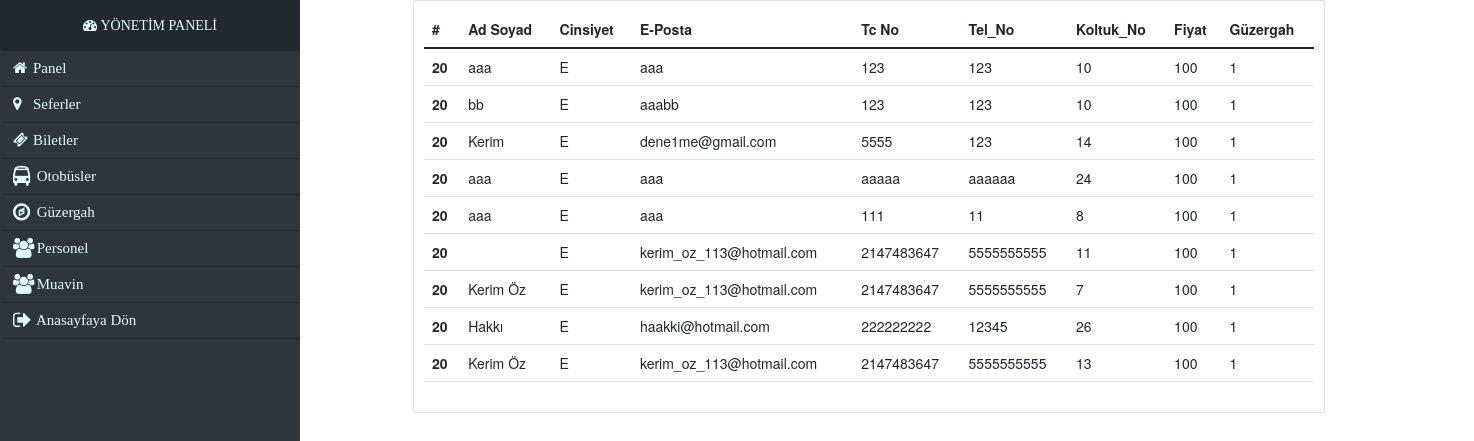
/tum_bilet.php?bilet_id=20, run on the app's committed database.
### tables this page shows
CREATE TABLE `biletler` (
  `id` int(11) NOT NULL,
  `kullanici_id` int(11) DEFAULT NULL,
  `ad_soyad` varchar(250) DEFAULT NULL,
  `cinsiyet` enum('E','K') DEFAULT NULL,
  `eposta` varchar(250) DEFAULT NULL,
  `tc_no` varchar(11) DEFAULT NULL,
  `tel_no` varchar(13) DEFAULT NULL,
  `sefer_id` int(11) DEFAULT NULL,
  `guzergah_id` int(11) DEFAULT NULL,
  `koltuk_no` int(50) DEFAULT NULL,
  `durum` tinyint(4) DEFAULT 0
);

CREATE TABLE `seferler` (
  `id` int(11) NOT NULL,
  `otobus_id` int(11) DEFAULT NULL,
  `kalkis` int(11) DEFAULT NULL,
  `varis` int(11) DEFAULT NULL,
  `k_tarih` datetime DEFAULT NULL,
  `v_tarih` datetime DEFAULT NULL,
  `fiyat` int(11) DEFAULT NULL,
  `firma_id` int(11) DEFAULT NULL,
  `sorumlu_id` int(11) DEFAULT NULL,
  `guzergah_id` int(11) DEFAULT NULL
);

### tum_bilet.php (the view, shortened to what this page needs)
<!DOCTYPE html>
<html lang="en">
<head>
    <link href="//netdna.bootstrapcdn.com/bootstrap/3.2.0/css/bootstrap.min.css" rel="stylesheet" id="bootstrap-css">
    <link href="//maxcdn.bootstrapcdn.com/font-awesome/4.2.0/css/font-awesome.min.css" rel="stylesheet">
    <link rel="stylesheet" href="css/bootstrap.min.css">
    <link rel="stylesheet" href="y_style.css">
    <link rel="stylesheet" href="https://maxcdn.bootstrapcdn.com/bootstrap/3.4.1/css/bootstrap.min.css">
</head>
<body>
    <?php
    include('yonetim_menu.php');
    require_once('baglan.php');
    $sorgu = $db->prepare("SELECT * FROM biletler b
    INNER JOIN seferler s ON b.sefer_id = s.id WHERE s.id=" . (int)$_GET['bilet_id']);
    $sorgu->execute();
    ?>
    <div class="container " style="margin-left: 27%;">
        <div class="card " style="width:80%;">
            <div class="card-body">
                <table class="table">
                    <thead class="thead-dark">
                        <tr>
                            <th scope="col">#</th>
                            <th scope="col">Ad Soyad</th>
                            <th scope="col">Cinsiyet</th>
                            <th scope="col">E-Posta</th>
                            <th scope="col">Tc No</th>
                            <th scope="col">Tel_No</th>
                            <th scope="col">Koltuk_No</th>
                            <th scope="col">Fiyat</th>
                            <th scope="col">Güzergah</th>
                        </tr>
                    </thead>
                    <tbody>
                        <?php
                        foreach ($sorgu as $listele) { ?>
                            <tr>
                                <th scope="row"><?= $listele['id']; ?></th>
                                <td><?= $listele['ad_soyad']; ?></td>
                                <td><?= $listele['cinsiyet']; ?></td>
                                <td><?= $listele['eposta']; ?></td>
                                <td><?= $listele['tc_no']; ?></td>
                                <td><?= $listele['tel_no']; ?></td>
                                <td><?= $listele['koltuk_no']; ?></td>
                                <td><?= $listele['fiyat']; ?></td>
                                <td><?= $listele['guzergah_id']; ?></td>
                            </tr>
                        <?php
                        }
                        ?>
            </div>
        </div>
    </div>
</body>
</html>

### y_style.css (style rules this page uses)
body { margin: 0px; padding: 0px; }

### data on the page
biletler: sefer "20", ad_soyad "aaa", cinsiyet "E", eposta "aaa", tc_no "123", tel_no "123", koltuk_no "10", sefer.fiyat "100", sefer.guzergah_id "1"
biletler: sefer "20", ad_soyad "bb", cinsiyet "E", eposta "aaabb", tc_no "123", tel_no "123", koltuk_no "10", sefer.fiyat "100", sefer.guzergah_id "1"
biletler: sefer "20", ad_soyad "Kerim", cinsiyet "E", eposta "dene1me@gmail.com", tc_no "5555", tel_no "123", koltuk_no "14", sefer.fiyat "100", sefer.guzergah_id "1"
biletler: sefer "20", ad_soyad "aaa", cinsiyet "E", eposta "aaa", tc_no "aaaaa", tel_no "aaaaaa", koltuk_no "24", sefer.fiyat "100", sefer.guzergah_id "1"
biletler: sefer "20", ad_soyad "aaa", cinsiyet "E", eposta "aaa", tc_no "111", tel_no "11", koltuk_no "8", sefer.fiyat "100", sefer.guzergah_id "1"
biletler: sefer "20", cinsiyet "E", eposta "kerim_oz_113@hotmail.com", tc_no "2147483647", tel_no "5555555555", koltuk_no "11", sefer.fiyat "100", sefer.guzergah_id "1"
biletler: sefer "20", ad_soyad "Kerim Öz", cinsiyet "E", eposta "kerim_oz_113@hotmail.com", tc_no "2147483647", tel_no "5555555555", koltuk_no "7", sefer.fiyat "100", sefer.guzergah_id "1"
biletler: sefer "20", ad_soyad "Hakkı", cinsiyet "E", eposta "haakki@hotmail.com", tc_no "222222222", tel_no "12345", koltuk_no "26", sefer.fiyat "100", sefer.guzergah_id "1"
biletler: sefer "20", ad_soyad "Kerim Öz", cinsiyet "E", eposta "kerim_oz_113@hotmail.com", tc_no "2147483647", tel_no "5555555555", koltuk_no "13", sefer.fiyat "100", sefer.guzergah_id "1"
